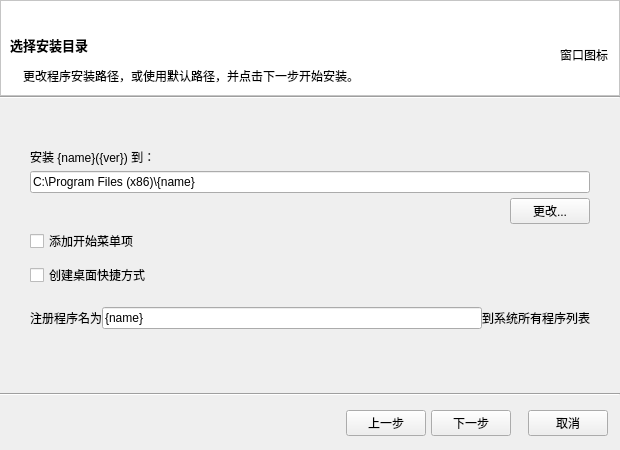
      <widget class="QWidget" name="select">
       <layout class="QGridLayout" name="gridLayout">
        <property name="leftMargin">
         <number>0</number>
        </property>
        <property name="topMargin">
         <number>0</number>
        </property>
        <property name="rightMargin">
         <number>0</number>
        </property>
        <property name="bottomMargin">
         <number>0</number>
        </property>
        <property name="spacing">
         <number>0</number>
        </property>
        <item row="0" column="0">
         <widget class="QFrame" name="frame_16">
          <property name="minimumSize">
           <size>
            <width>620</width>
            <height>450</height>
           </size>
          </property>
          <property name="maximumSize">
           <size>
            <width>620</width>
            <height>450</height>
           </size>
          </property>
          <property name="frameShape">
           <enum>QFrame::NoFrame</enum>
          </property>
          <property name="frameShadow">
           <enum>QFrame::Raised</enum>
          </property>
          <layout class="QGridLayout" name="gridLayout_39">
           <property name="leftMargin">
            <number>0</number>
           </property>
           <property name="topMargin">
            <number>0</number>
           </property>
           <property name="rightMargin">
            <number>0</number>
           </property>
           <property name="bottomMargin">
            <number>0</number>
           </property>
           <property name="spacing">
            <number>0</number>
           </property>
           <item row="7" column="0">
            <widget class="QLabel" name="label_47">
             <property name="text">
              <string/>
             </property>
            </widget>
           </item>
           <item row="3" column="0" colspan="2">
            <widget class="QWidget" name="widget_11" native="true">
             <property name="sizePolicy">
              <sizepolicy hsizetype="Preferred" vsizetype="Expanding">
               <horstretch>0</horstretch>
               <verstretch>0</verstretch>
              </sizepolicy>
             </property>
             <layout class="QGridLayout" name="gridLayout_40">
              <property name="leftMargin">
               <number>30</number>
              </property>
              <property name="topMargin">
               <number>30</number>
              </property>
              <property name="rightMargin">
               <number>30</number>
              </property>
              <property name="bottomMargin">
               <number>5</number>
              </property>
              <property name="spacing">
               <number>5</number>
              </property>
              <item row="3" column="0" colspan="2">
               <widget class="QLineEdit" name="ui_p3InstPath">
                <property name="text">
                 <string>C:\Program Files (x86)\{name}</string>
                </property>
               </widget>
              </item>
              <item row="6" column="0" colspan="2">
               <spacer name="verticalSpacer_4">
                <property name="orientation">
                 <enum>Qt::Vertical</enum>
                </property>
                <property name="sizeHint" stdset="0">
                 <size>
                  <width>20</width>
                  <height>40</height>
                 </size>
                </property>
               </spacer>
              </item>
              <item row="4" column="0">
               <spacer name="horizontalSpacer_12">
                <property name="orientation">
                 <enum>Qt::Horizontal</enum>
                </property>
                <property name="sizeHint" stdset="0">
                 <size>
                  <width>40</width>
                  <height>20</height>
                 </size>
                </property>
               </spacer>
              </item>
              <item row="1" column="0" colspan="2">
               <widget class="QLabel" name="label_48">
                <property name="text">
                 <string/>
                </property>
               </widget>
              </item>
              <item row="2" column="0" colspan="2">
               <widget class="QLabel" name="ui_p3InstToText">
                <property name="text">
                 <string>安装 {name}({ver}) 到：</string>
                </property>
               </widget>
              </item>
              <item row="4" column="1">
               <widget class="QPushButton" name="ui_p3InstChangeBtn">
                <property name="text">
                 <string>更改...</string>
                </property>
               </widget>
              </item>
              <item row="5" column="0" colspan="2">
               <widget class="QWidget" name="widget" native="true">
                <layout class="QVBoxLayout" name="verticalLayout">
                 <property name="spacing">
                  <number>0</number>
                 </property>
                 <property name="leftMargin">
                  <number>0</number>
                 </property>
                 <property name="topMargin">
                  <number>0</number>
                 </property>
                 <property name="rightMargin">
                  <number>0</number>
                 </property>
                 <property name="bottomMargin">
                  <number>0</number>
                 </property>
                 <item>
                  <layout class="QVBoxLayout" name="verticalLayout_2">
                   <item>
                    <widget class="QCheckBox" name="ui_p3Addsm">
                     <property name="text">
                      <string>添加开始菜单项</string>
                     </property>
                    </widget>
                   </item>
                   <item>
                    <widget class="QWidget" name="widget_2" native="true">
                     <property name="minimumSize">
                      <size>
                       <width>0</width>
                       <height>10</height>
                      </size>
                     </property>
                     <property name="maximumSize">
                      <size>
                       <width>16777215</width>
                       <height>10</height>
                      </size>
                     </property>
                     <property name="baseSize">
                      <size>
                       <width>0</width>
                       <height>10</height>
                      </size>
                     </property>
                    </widget>
                   </item>
                   <item>
                    <widget class="QCheckBox" name="ui_p3Adddl">
                     <property name="text">
                      <string>创建桌面快捷方式</string>
                     </property>
                    </widget>
                   </item>
                   <item>
                    <widget class="QWidget" name="widget_5" native="true">
                     <property name="minimumSize">
                      <size>
                       <width>0</width>
                       <height>20</height>
                      </size>
                     </property>
                     <property name="maximumSize">
                      <size>
                       <width>16777215</width>
                       <height>20</height>
                      </size>
                     </property>
                     <property name="baseSize">
                      <size>
                       <width>0</width>
                       <height>20</height>
                      </size>
                     </property>
                    </widget>
                   </item>
                  </layout>
                 </item>
                 <item>
                  <layout class="QHBoxLayout" name="horizontalLayout_5">
                   <item>
                    <widget class="QLabel" name="ui_p3Rnas">
                     <property name="text">
                      <string>注册程序名为</string>
                     </property>
                    </widget>
                   </item>
                   <item>
                    <widget class="QLineEdit" name="ui_p3Rnname">
                     <property name="text">
                      <string>{name}</string>
                     </property>
                    </widget>
                   </item>
                   <item>
                    <widget class="QLabel" name="ui_p3Rnto">
                     <property name="text">
                      <string>到系统所有程序列表</string>
                     </property>
                    </widget>
                   </item>
                  </layout>
                 </item>
                </layout>
               </widget>
              </item>
             </layout>
            </widget>
           </item>
           <item row="2" column="0" colspan="2">
            <widget class="Line" name="line_12">
             <property name="orientation">
              <enum>Qt::Horizontal</enum>
             </property>
            </widget>
           </item>
           <item row="5" column="0">
            <widget class="QLabel" name="label_49">
             <property name="text">
              <string/>
             </property>
            </widget>
           </item>
           <item row="6" column="0" colspan="2">
            <widget class="QWidget" name="widget_12" native="true">
             <property name="sizePolicy">
              <sizepolicy hsizetype="Preferred" vsizetype="Fixed">
               <horstretch>0</horstretch>
               <verstretch>0</verstretch>
              </sizepolicy>
             </property>
             <layout class="QHBoxLayout" name="horizontalLayout_14">
              <property name="spacing">
               <number>5</number>
              </property>
              <property name="leftMargin">
               <number>0</number>
              </property>
              <property name="topMargin">
               <number>0</number>
              </property>
              <property name="rightMargin">
               <number>0</number>
              </property>
              <property name="bottomMargin">
               <number>0</number>
              </property>
              <item>
               <spacer name="horizontalSpacer_13">
                <property name="orientation">
                 <enum>Qt::Horizontal</enum>
                </property>
                <property name="sizeHint" stdset="0">
                 <size>
                  <width>161</width>
                  <height>20</height>
                 </size>
                </property>
               </spacer>
              </item>
              <item>
               <widget class="QPushButton" name="ui_p3LastBtn">
                <property name="text">
                 <string>上一步</string>
                </property>
               </widget>
              </item>
              <item>
               <widget class="QPushButton" name="ui_p3NextBtn">
                <property name="text">
                 <string>下一步</string>
                </property>
               </widget>
              </item>
              <item>
               <widget class="QLabel" name="label_50">
                <property name="text">
                 <string/>
                </property>
               </widget>
              </item>
              <item>
               <widget class="QPushButton" name="ui_p3ExitBtn">
                <property name="text">
                 <string>取消</string>
                </property>
               </widget>
              </item>
              <item>
               <widget class="QLabel" name="label_51">
                <property name="text">
                 <string/>
                </property>
               </widget>
              </item>
             </layout>
            </widget>
           </item>
           <item row="0" column="0" colspan="2">
            <widget class="QFrame" name="frame_17">
             <property name="sizePolicy">
              <sizepolicy hsizetype="Preferred" vsizetype="Maximum">
               <horstretch>0</horstretch>
               <verstretch>0</verstretch>
              </sizepolicy>
             </property>
             <property name="styleSheet">
              <string notr="true">background-color: rgb(255, 255, 255);</string>
             </property>
             <property name="frameShape">
              <enum>QFrame::StyledPanel</enum>
             </property>
             <property name="frameShadow">
              <enum>QFrame::Raised</enum>
             </property>
             <layout class="QGridLayout" name="gridLayout_41">
              <item row="1" column="0" rowspan="2" colspan="2">
               <widget class="QLabel" name="ui_p3Title">
                <property name="font">
                 <font>
                  <family>Microsoft YaHei UI</family>
                  <pointsize>10</pointsize>
                  <weight>75</weight>
                  <bold>true</bold>
                 </font>
                </property>
                <property name="text">
                 <string>选择安装目录</string>
                </property>
               </widget>
              </item>
              <item row="0" column="0" colspan="3">
               <widget class="QLabel" name="label_53">
                <property name="text">
                 <string/>
                </property>
               </widget>
              </item>
              <item row="1" column="2" rowspan="3">
               <widget class="QLabel" name="ui_p3Icon">
                <property name="minimumSize">
                 <size>
                  <width>50</width>
                  <height>50</height>
                 </size>
                </property>
                <property name="maximumSize">
                 <size>
                  <width>50</width>
                  <height>50</height>
                 </size>
                </property>
                <property name="text">
                 <string>窗口图标</string>
                </property>
                <property name="textFormat">
                 <enum>Qt::PlainText</enum>
                </property>
                <property name="scaledContents">
                 <bool>true</bool>
                </property>
                <property name="wordWrap">
                 <bool>true</bool>
                </property>
                <property name="textInteractionFlags">
                 <set>Qt::TextBrowserInteraction</set>
                </property>
               </widget>
              </item>
              <item row="3" column="0">
               <widget class="QLabel" name="label_52">
                <property name="text">
                 <string/>
                </property>
               </widget>
              </item>
              <item row="3" column="1" rowspan="2">
               <widget class="QLabel" name="ui_p3Text">
                <property name="sizePolicy">
                 <sizepolicy hsizetype="Expanding" vsizetype="Preferred">
                  <horstretch>0</horstretch>
                  <verstretch>0</verstretch>
                 </sizepolicy>
                </property>
                <property name="text">
                 <string>更改程序安装路径，或使用默认路径，并点击下一步开始安装。</string>
                </property>
               </widget>
              </item>
             </layout>
            </widget>
           </item>
           <item row="4" column="0" colspan="2">
            <widget class="Line" name="line_13">
             <property name="orientation">
              <enum>Qt::Horizontal</enum>
             </property>
            </widget>
           </item>
          </layout>
         </widget>
        </item>
       </layout>
      </widget>
